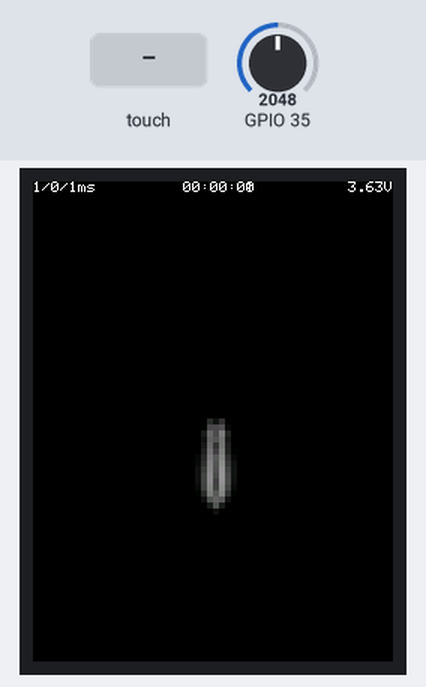
Bench run of a sketch on a simulated ESP32. Shown: 240×320 colour display. The inputs (shaded band) are chosen by the test bench; at power-on: GPIO 35 = 2048. Random numbers use the default seed unless the sketch sets one.

Above: at 1.4 s.
1.5 s: screen touched at 13 % across, 10 % down
At 2.05 s:
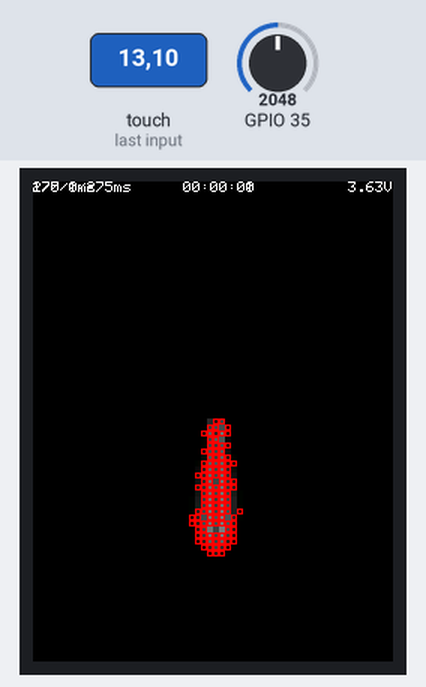
4.3 s: screen touched at 62 % across, 30 % down
At 4.84 s:
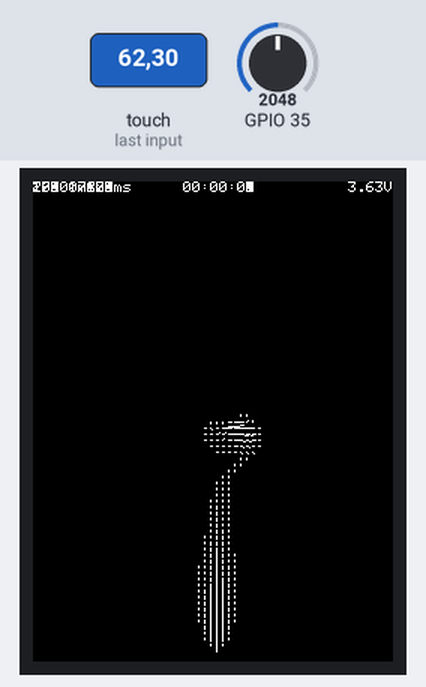
7.1 s: screen touched at 38 % across, 30 % down
At 7.92 s:
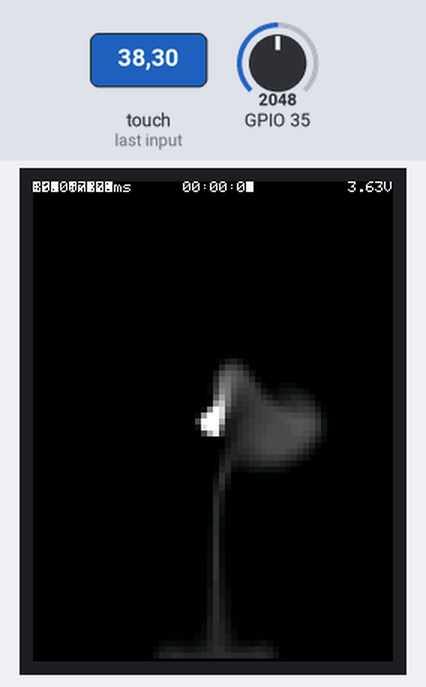
Timing chart, 0 to 10.1 s (numbered marks = the images above; inputs shaded):
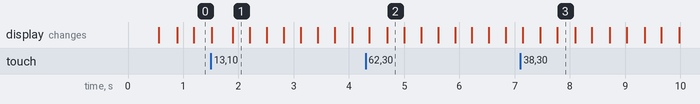

The sketch:

Framework.ino
```cpp
#include "fluid.h"
#include "fluidvisualizer.h"
#include "infobar.h"

#include <TFT_eSPI.h>

TFT_eSPI tft = TFT_eSPI();

InfoBar infoBar = InfoBar(tft);
const uint32_t InfoBarHeight = 10;

const uint32_t FLUID_SCALE = 4;
Fluid fluid = Fluid(0.2f, 0.f, 0.0000001f);
FluidVisualizer fluidviz = FluidVisualizer(tft, FLUID_SCALE);

const uint32_t MaxFrameTimeInMillis = 33;

float angleInRadians = 0.f;
const float rotationDurationInSeconds = 10.0f;
const float fadeDensityPerFrame = 1.5f;

void setup() {
    tft.init();
    tft.setRotation(0);
    tft.fillScreen(TFT_BLACK);
    tft.setTextSize(1);
    tft.setTextFont(1);

    Serial.begin(115200);

    const uint32_t width = std::ceil(tft.width() / FLUID_SCALE);
    const uint32_t height = std::ceil((tft.height() - InfoBarHeight) / FLUID_SCALE);
    fluid.init(width, height);
    fluidviz.init(fluid);
 }

void addRotatingFluid() {
    const auto cx = fluid.getWidth() * 0.5f;
    const auto cy = fluid.getHeight() * 0.5f;
    for (int i = -1; i <= 1; i++) {
        for (int j = -1; j <= 1; j++) {
            fluid.addDensity(cx + i, cy + j, random(50, 100));
        }
    }

    const float vx = sin(angleInRadians) * 0.2f;
    const float vy = cos(angleInRadians) * 0.2f;
    fluid.addVelocity(cx, cy, vx, vy);
}

void loop() {
    const long start = millis();

    addRotatingFluid();
    fluid.fadeDensity(fadeDensityPerFrame);
    fluid.step();

    const long processingTime = millis() - start;

    tft.setCursor(0, InfoBarHeight);
    fluidviz.handleTouch();
    fluidviz.draw();

    const long frameTime = millis() - start;
    infoBar.update(start, processingTime, frameTime);
    if (frameTime < MaxFrameTimeInMillis)
    delay(MaxFrameTimeInMillis - frameTime);

    angleInRadians += (static_cast<float>(frameTime) / 1000.f) * TWO_PI / rotationDurationInSeconds;
}
```

battery_voltage.cpp
```cpp
#include <Arduino.h>

float getBatteryVoltage() {
  return  1.1f           // ADC Reference Voltage of 1100mV
        * 2.f            // voltage is halved
        * 3.3f           // reference voltage of the ESP32
        * analogRead(35) // LiPo battery
        / 4095.0f;       // 12-bit precision
}
```

battery_voltage.h
```cpp
#ifndef H_BATTERY_VOLTAGE
#define H_BATTERY_VOLTAGE

float getBatteryVoltage();

#endif
```

fluid.cpp
```cpp
#include "fluid.h"

#include <assert.h>
#include <cmath>

template<class T>
const T& clamp(const T& v, const T& lo, const T& hi)
{
    assert(hi >= lo);
    return (v < lo) ? lo : (hi < v) ? hi : v;
}

Fluid::Fluid(float _dt, float _diffusion, float _viscosity)
    : dt(_dt)
    , diffusion(_diffusion)
    , viscosity(_viscosity)
{
}

void Fluid::init(uint32_t _width, uint32_t _height)
{
    assert(_width > 0 && _height > 0);

    width  = _width  + 2; // add boundaries
    height = _height + 2; // add boundaries

    const int size = width * height;
    velocityX.resize(size, 0.f);
    velocityY.resize(size, 0.f);
    velocityX0.resize(size, 0.f);
    velocityY0.resize(size, 0.f);
    density.resize(size, 0.f);
    prev_density.resize(size, 0.f);
}

uint32_t Fluid::getWidth() const
{
    return width;
}

uint32_t Fluid::getHeight() const
{
    return height;
}

void Fluid::step() {
    diffuse(1, velocityX0.data(), velocityX.data(), viscosity, dt);
    diffuse(2, velocityY0.data(), velocityY.data(), viscosity, dt);

    project(velocityX0.data(), velocityY0.data(), velocityX.data(), velocityY.data());

    advect(1, velocityX.data(), velocityX0.data(), velocityX0.data(), velocityY0.data(), dt);
    advect(2, velocityY.data(), velocityY0.data(), velocityX0.data(), velocityY0.data(), dt);

    project(velocityX.data(), velocityY.data(), velocityX0.data(), velocityY0.data());

    diffuse(0, prev_density.data(), density.data(), diffusion, dt);
    advect(0, density.data(), prev_density.data(), velocityX.data(), velocityY.data(), dt);
}

void Fluid::addDensity(uint32_t x, uint32_t y, float amount) {
    const uint32_t index = IXC(x, y);
    density[index] += amount;
}

void Fluid::addVelocity(uint32_t x, uint32_t y, float amountX, float amountY) {
    const uint32_t index = IXC(x, y);
    velocityX[index] += amountX;
    velocityY[index] += amountY;
}

void Fluid::fadeDensity(float fade) {
    for (int i = 0; i < width * height; i++)
         density[i] = std::max(density[i] - fade, 0.f);
}

uint32_t Fluid::IXC(uint32_t x, uint32_t y) const {
    x = clamp(x, 0u, width - 1);
    y = clamp(y, 0u, height - 1);
    return x + y * width;
}

uint32_t Fluid::IX(uint32_t x, uint32_t y) const {
    return x + y * width;
}

void Fluid::setBoundary(int b, float x[]) const {
    for (int j = 1; j < height - 1; j++) {
        x[IX(0,         j)]  = b == 1 ? -x[IX(1,         j)]  : x[IX(1,         j)];
        x[IX(width - 1, j)]  = b == 1 ? -x[IX(width - 2, j)]  : x[IX(width - 2, j)];
    }
    for (int i = 1; i < width - 1; i++) {
        x[IX(i, 0)]          = b == 2 ? -x[IX(i, 1)]          : x[IX(i, 1)];
        x[IX(i, height - 1)] = b == 2 ? -x[IX(i, height - 2)] : x[IX(i, height - 2)];
    }

    x[IX(0,         0)]             = 0.5f * (x[IX(1,         0)]           + x[IX(0,         1)]);
    x[IX(0,         height - 1)]    = 0.5f * (x[IX(1,         height - 1)]  + x[IX(0,         height - 2)]);
    x[IX(width - 1, 0)]             = 0.5f * (x[IX(width - 2, 0)]           + x[IX(width - 1, 1)]);
    x[IX(width - 1, height - 1)]    = 0.5f * (x[IX(width - 2, height - 1)]  + x[IX(width - 1, height - 2)]);
}

void Fluid::linearSolve(int b, float x[], float x0[], float a, float c) const {
    const float cRecip = 1.f / c;
    for (int k = 0; k < iter; k++) {
        for (int j = 1; j < height - 1; j++) {
            for (int i = 1; i < width - 1; i++) {
                x[IX(i, j)] = (x0[IX(i, j)] + a * (x[IX(i + 1, j)] + x[IX(i - 1, j)] + x[IX(i, j + 1)] + x[IX(i, j - 1)])) * cRecip;
            }
        }
        setBoundary(b, x);
    }
}

void Fluid::diffuse(int b, float x[], float x0[], float diffusion, float dt) const {
    float a = dt * diffusion * (width - 2) * (height - 2);
    linearSolve(b, x, x0, a, 1 + 6 * a);
}

void Fluid::project(float velocX[], float velocY[], float p[], float div[]) const {
    for (int j = 1; j < height - 1; j++) {
        for (int i = 1; i < width - 1; i++) {
            div[IX(i, j)] = -0.5f*(
                  velocX[IX(i + 1, j)]
                - velocX[IX(i - 1, j)]
                + velocY[IX(i,     j + 1)]
                - velocY[IX(i,     j - 1)]
                ) / ((width + height) * 0.5f);
            p[IX(i, j)] = 0;
        }
    }

    setBoundary(0, div);
    setBoundary(0, p);
    linearSolve(0, p, div, 1, 6);

    for (int j = 1; j < height - 1; j++) {
        for (int i = 1; i < width - 1; i++) {
            velocX[IX(i, j)] -= 0.5f * (p[IX(i + 1, j)] - p[IX(i - 1, j)]) * width;
            velocY[IX(i, j)] -= 0.5f * (p[IX(i, j + 1)] - p[IX(i, j - 1)]) * height;
        }
    }
    setBoundary(1, velocX);
    setBoundary(2, velocY);
}

void Fluid::advect(int b, float d[], float d0[], float velocX[], float velocY[], float dt) const {
    float i0, i1, j0, j1;

    float dtx = dt * (width - 2);
    float dty = dt * (height - 2);

    float s0, s1, t0, t1;
    float tmp1, tmp2, x, y;

    float NXfloat = width;
    float NYfloat = height;
    float ifloat, jfloat;
    int i, j;

    for (j = 1, jfloat = 1; j < height - 1; j++, jfloat++) {
        for (i = 1, ifloat = 1; i < width - 1; i++, ifloat++) {
            tmp1 = dtx * velocX[IX(i, j)];
            tmp2 = dty * velocY[IX(i, j)];
            x = ifloat - tmp1;
            y = jfloat - tmp2;

            if (x < 0.5f) x = 0.5f;
            if (x > NXfloat + 0.5f) x = NXfloat + 0.5f;
            i0 = floor(x);
            i1 = i0 + 1.0f;
            if (y < 0.5f) y = 0.5f;
            if (y > NYfloat + 0.5f) y = NYfloat + 0.5f;
            j0 = floor(y);
            j1 = j0 + 1.0f;

            s1 = x - i0;
            s0 = 1.0f - s1;
            t1 = y - j0;
            t0 = 1.0f - t1;

            int i0i = int(i0);
            int i1i = int(i1);
            int j0i = int(j0);
            int j1i = int(j1);

            // DOUBLE CHECK THIS!!!
            d[IX(i, j)] =
                s0 * (t0 * d0[IX(i0i, j0i)] + t1 * d0[IX(i0i, j1i)]) +
                s1 * (t0 * d0[IX(i1i, j0i)] + t1 * d0[IX(i1i, j1i)]);
        }
    }

    setBoundary(b, d);
}
```

fluid.h
```cpp
#ifndef _FLUID_h
#define _FLUID_h

#include <vector>

class Fluid {
public:
    Fluid(float dt, float diffusion, float viscosity);

    void init(uint32_t _width, uint32_t _height);

    void step();
    void fadeDensity(float fade);

    void addDensity(uint32_t x, uint32_t y, float amount);
    void addVelocity(uint32_t x, uint32_t y, float amountX, float amountY);

    uint32_t getWidth() const;
    uint32_t getHeight() const;

private:
    friend class FluidVisualizer;

    float dt   = 0.f;
    float diffusion = 0.f;
    float viscosity = 0.f;
    const uint32_t iter = 4;
    uint32_t width = 0;
    uint32_t height = 0;

    using DataVector = std::vector<float>;

    DataVector velocityX;
    DataVector velocityY;
    DataVector velocityX0;
    DataVector velocityY0;
    DataVector density;
    DataVector prev_density;

    uint32_t IX(uint32_t x, uint32_t y) const;
    uint32_t IXC(uint32_t x, uint32_t y) const;

    void setBoundary(int b, float x[]) const;
    void linearSolve(int b, float x[], float x0[], float a, float c) const;
    void diffuse(int b, float x[], float x0[], float diff, float dt) const;
    void project(float velocX[], float velocY[], float p[], float div[]) const;
    void advect(int b, float d[], float d0[], float velocX[], float velocY[], float dt) const;
};

#endif
```

fluidvisualizer.cpp
```cpp
#include "fluidvisualizer.h"
#include "fluid.h"

#include <TFT_eSPI.h>

FluidVisualizer::FluidVisualizer(TFT_eSPI& _tft, uint32_t _scale)
    : tft(_tft)
    , scale(_scale)
{
}

void FluidVisualizer::init(Fluid& _fluid)
{
    fluid = &_fluid;
    width = _fluid.width - 2; // remove boundaries
    height = _fluid.height - 2;
    tileCache.resize(width * height, 0);
//    tileCacheSecond.resize(tileCache.size);
}

void FluidVisualizer::handleTouch()
{
    uint16_t x;
    uint16_t y;
    if (tft.getTouch(&x, &y))
    {
        if (x < (tft.height() / 2))
        {
            vizType = static_cast<VisualizerType>(static_cast<int>(vizType) + 1);
            if (vizType == VisualizerType::COUNT)
                vizType = VisualizerType::DENSITY;
        }
        else
        {
            if (vizType == VisualizerType::DENSITY)
                vizType = VisualizerType::VELOCITY;
            else
                vizType = static_cast<VisualizerType>(static_cast<int>(vizType) - 1);

        }
        delay(100);
        tft.fillRect(tft.cursor_x, tft.cursor_y, tft.width() - tft.cursor_x, tft.height() - tft.cursor_y, TFT_BLACK);
    }
}

void FluidVisualizer::draw()
{
    switch (vizType)
    {
    case VisualizerType::DENSITY:       renderDensity();      break;
    case VisualizerType::DENSITY_DEBUG: renderDensityDebug(); break;
    default:                            renderVelocity();
    }
}

bool FluidVisualizer::updateTileCache(uint32_t i, uint32_t j, const uint8_t newColor) const
{
    uint8_t& oldColor = tileCache[i + j * width];
    if (abs(static_cast<int32_t>(oldColor) - static_cast<int32_t>(newColor)) > 1)
    {
        oldColor = newColor;
        return true;
    }
    return false;
}

void FluidVisualizer::drawTile(int32_t x, int32_t y, int32_t scale, uint8_t color) const
{
    const uint16_t rgb = tft.color565(color, color, color);
    tft.fillRect(x, y, scale, scale, rgb);
}

void FluidVisualizer::renderDensity() const {
    for (int j = 0; j < height; j++) {
        for (int i = 0; i < width; i++) {
            const uint8_t densityColor = min(static_cast<int>(fluid->density[IX(i, j)] / 4.f), 255);
            if (updateTileCache(i, j, densityColor))
            {
                const int32_t x = i * scale + tft.cursor_x;
                const int32_t y = j * scale + tft.cursor_y;
                drawTile(x, y, scale, densityColor);
            }
        }
    }
}

void FluidVisualizer::renderDensityDebug() const {
    for (int j = 0; j < height; j++) {
        for (int i = 0; i < width; i++) {
            const uint8_t densityColor = min(static_cast<int>(fluid->density[IX(i, j)] / 4.f), 255);
            const int32_t x = i * scale + tft.cursor_x;
            const int32_t y = j * scale + tft.cursor_y;
            drawTile(x, y, scale, densityColor);
            if (updateTileCache(i, j, densityColor))
            {
                tft.drawRect(x, y, scale, scale, TFT_RED);
            }
        }
    }
}

void FluidVisualizer::renderVelocity() const {
    tft.fillRect(tft.cursor_x, tft.cursor_y, fluid->width * scale, fluid->height * scale, TFT_BLACK);
    for (int j = 0; j < height; j++) {
        for (int i = 0; i < width; i++) {
            const int32_t x = i * scale + tft.cursor_x + (scale >> 1);
            const int32_t y = j * scale + tft.cursor_y + (scale >> 1);
            const int32_t vx = static_cast<int32_t>(fluid->velocityX[IX(i, j)] * scale * 20.f);
            const int32_t vy = static_cast<int32_t>(fluid->velocityY[IX(i, j)] * scale * 20.f);
            if (abs(vx) >= 1 || abs(vy) >= 1)
                tft.drawLine(x, y, x + vx, y + vy, TFT_WHITE);
        }
    }
}

uint32_t FluidVisualizer::IX(uint32_t x, uint32_t y) const {
    return x + 1 + (y + 1) * fluid->width; // adjust due boundaries of fluid data
}
```

fluidvisualizer.h
```cpp
#ifndef _FLUIDVIS_h
#define _FLUIDVIS_h

#include <vector>

class TFT_eSPI;
class Fluid;

class FluidVisualizer {
public:
    FluidVisualizer(TFT_eSPI& tft, uint32_t scale);

    void init(Fluid& fluid);
    void draw();
    void handleTouch();

private:
    uint32_t IX(uint32_t x, uint32_t y) const;
    bool updateTileCache(uint32_t i, uint32_t j, const uint8_t newColor) const;
    void drawTile(int32_t x, int32_t y, int32_t scale, uint8_t color) const;

    void renderDensity() const;
    void renderDensityDebug() const;
    void renderVelocity() const;

    TFT_eSPI& tft;
    Fluid* fluid = nullptr;
    uint32_t width = 0;
    uint32_t height = 0;
    uint32_t scale = 1;

    mutable std::vector<uint8_t> tileCache;
//    mutable std::vector<uint8_t> tileCacheSecond;

    enum class VisualizerType {
        DENSITY,
        DENSITY_DEBUG,
        VELOCITY,
        COUNT
    } vizType = VisualizerType::DENSITY;
};

#endif
```

infobar.cpp
```cpp
#include "infobar.h"
#include "battery_voltage.h"

#include <TFT_eSPI.h>

InfoBar::InfoBar(TFT_eSPI& _tft)
 : tft(_tft)
{}

void InfoBar::update(uint32_t timeInMillis, uint32_t processingTime, uint32_t frameTime) {
  if (timeInMillis > uiNextRefreshInMillis)
  {
    uiNextRefreshInMillis += uiRefreshRateInMillis;

    printBatteryVoltage();
    printRunTime();
    printFrameTime(processingTime, frameTime);
  }
}

void InfoBar::printFrameTime(uint32_t processingTime, uint32_t frameTime) {
  tft.setCursor(0, 0);
  tft.print(frameTime);
  tft.print("/");
  tft.print(processingTime);
  tft.print("/");
  tft.print(frameTime - processingTime);
  tft.print("ms   ");
}

void InfoBar::printRunTime() {
  tft.setCursor(tft.width() / 2 - runTimeWidth, 0);
  const uint32_t time = millis();
  const uint32_t seconds = (time / 1000) % 60;
  const uint32_t minutes = (time / 60000) % 60;
  const uint32_t hours   = time / 3600000;

  char tbs[16];
  sprintf(tbs, "%02d:%02d:%02d", hours, minutes, seconds);
  tft.print(tbs);
}

void InfoBar::printBatteryVoltage() {
  tft.setCursor(tft.width() - batteryVoltageWidth, 0);
  tft.print(getBatteryVoltage(), 2);
  tft.println("V");
}
```

infobar.h
```cpp
#ifndef H_INFOBAR
#define H_INFOBAR

#include <Arduino.h>

class TFT_eSPI;

class InfoBar
{
  public:
    InfoBar(TFT_eSPI& tft);

    void update(uint32_t timeInMillis, uint32_t processingTime, uint32_t frameTime);

  private:
    TFT_eSPI& tft;

    const uint32_t batteryVoltageWidth  = 30;
    const uint32_t runTimeWidth  = 20;

    const uint32_t uiRefreshRateInMillis = 500;
    uint32_t uiNextRefreshInMillis       = 0;

    void printFrameTime(uint32_t processingTime, uint32_t frameTime);
    void printRunTime();
    void printBatteryVoltage();
};

#endif
```
